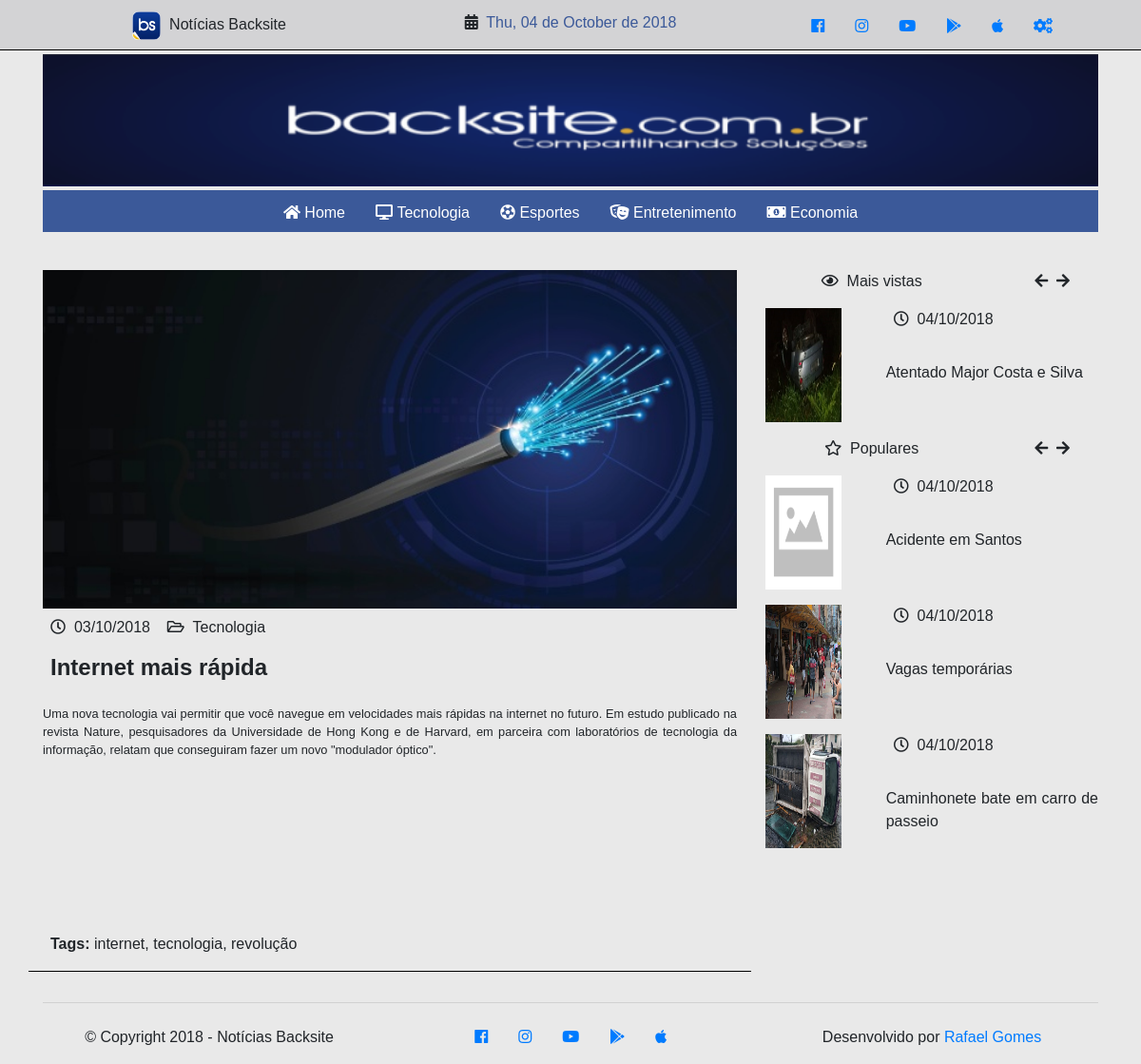
Screenshot of /rafaelfgomes/pages/technews.php with the database file from the repository.
### tables this page shows
CREATE TABLE `rafaelfgomes_tbl_news` (
  `id` int(11) NOT NULL AUTO_INCREMENT,
  `news_title` varchar(70) NOT NULL,
  `news_description` varchar(140) NOT NULL,
  `news_slug` varchar(160) NOT NULL,
  `news_keywords` varchar(45) NOT NULL,
  `news_content` varchar(500) NOT NULL,
  `news_image` varchar(180) NOT NULL,
  `category_id` int(11) NOT NULL,
  `created_at` timestamp NULL DEFAULT NULL,
  `updated_at` timestamp NULL DEFAULT NULL,
  PRIMARY KEY (`id`),
  KEY `fk_category` (`category_id`),
  CONSTRAINT `fk_category` FOREIGN KEY (`category_id`) REFERENCES `rafaelfgomes_tbl_categories` (`id`) ON UPDATE CASCADE
);

CREATE TABLE `rafaelfgomes_tbl_categories` (
  `id` int(11) NOT NULL AUTO_INCREMENT,
  `category_name` varchar(50) NOT NULL,
  PRIMARY KEY (`id`)
);

### rafaelfgomes/database/connection.php (called while the page is built, shortened)
<?php
class Connection
{
    private static $instance;
    public static function getInstance()
    {
        if (!isset(self::$instance)) {
            try {
                self::$instance = new PDO('mysql:host=' . HOST . ';dbname=' . DATABASE, USER, PASS);
                self::$instance->setAttribute(PDO::ATTR_ERRMODE, PDO::ERRMODE_EXCEPTION);
                self::$instance->setAttribute(PDO::ATTR_DEFAULT_FETCH_MODE, PDO::FETCH_OBJ);
            } catch (PDOException $e) {
                echo $e->getMessage();
            }
        }
        return self::$instance;
    }
    public static function prepare($sql)
    {
        return self::getInstance()->prepare($sql);
    }
}

### rafaelfgomes/pages/technews.php (the view, shortened to what this page needs)
<?php
  require_once '../database/connection.php';
  $stmtTech = Connection::prepare('SELECT tn.news_title, tn.news_description, tn.news_keywords, tn.news_content, tn.news_image, tn.created_at, tc.category_name FROM rafaelfgomes_tbl_news tn INNER JOIN rafaelfgomes_tbl_categories tc ON tn.category_id = tc.id WHERE tc.id = 1 ORDER BY tn.id DESC');
  $stmtTech->execute();
  $techNews = $stmtTech->fetchAll();
  $rowsTechNews = $stmtTech->rowCount();
?>
<!DOCTYPE html>
<html lang="pt-br">
  <head>
    <link rel="stylesheet" href="../css/styles.css" type="text/css">
  </head>
  <body>
    <?php include_once 'partials/_pagestop.php'; ?>
    <div class="container">
      <?php include_once 'partials/_pagesheader.php'; ?>
      <?php include_once 'partials/_pagesnavbar.php'; ?>
      <p>&nbsp;</p>
      <div class="row">
        <div class="col col-12 col-md-8">
          <?php
            if ($rowsTechNews >= 1) {
                $date = explode(' ', $techNews[0]->created_at);
                echo '<div class="row">';
                echo '  <div class="col col-12">';
                echo '    <img src="../images/' . $techNews[0]->news_image . '" class="img-fluid" width="800" height="350" alt="Destaque">';
                echo '  </div>';
                echo '  <div class="col col-12 pt-2">';
                echo '    <p class="text-left pl-2"><i class="far fa-clock"></i>&nbsp;&nbsp;' . date('d/m/Y', strtotime($date[0])) . '&nbsp;&nbsp;&nbsp;&nbsp;<i class="far fa-folder-open"></i>&nbsp;&nbsp;' . $techNews[0]->category_name . '</p>';
                echo '  </div>';
                echo '  <div class="col col-12 pb-3">';
                echo '    <p class="text-left pl-2 h4"><strong>' . $techNews[0]->news_title . '</strong></p>';
                echo '  </div>';
                echo '  <div class="col col-12 mh-100 pagescontent">';
                echo '    <p class="text-justify pb-5">' . $techNews[0]->news_content . '</p>';
                echo '  </div>';
                echo '  <div class="col col-12 featured">';
                echo '    <p class="text-left pl-2"><strong>Tags:&nbsp;</strong>' . $techNews[0]->news_keywords . '</p>';
                echo '  </div>';
                echo '</div>';
            }
          ?>
        </div>
        <div class="col col-12 col-md-4">
          <div class="row">
            <div class="col">
              <?php include_once 'partials/_sidenews.php'; ?>
            </div>
          </div>
        </div>
      </div>
    </div>
    <?php include_once '../partials/_footer.php'; ?>
  </body>
</html>

### rafaelfgomes/pages/partials/_sidenews.php (shortened to what this page needs)
<?php
  $stmt1 = Connection::prepare('SELECT tn.news_title, tn.news_description, tn.news_image, tn.created_at, tc.category_name FROM rafaelfgomes_tbl_news tn INNER JOIN rafaelfgomes_tbl_categories tc ON tn.category_id = tc.id WHERE tc.id = 7 ORDER BY tn.id DESC');
  $stmt1->execute();
  $mostViewedNews = $stmt1->fetchAll();
  $rowsNumberMost = $stmt1->rowCount();
  $stmt2 = Connection::prepare('SELECT tn.news_title, tn.news_description, tn.news_image, tn.created_at, tc.category_name FROM rafaelfgomes_tbl_news tn INNER JOIN rafaelfgomes_tbl_categories tc ON tn.category_id = tc.id WHERE tc.id = 6 ORDER BY tn.id DESC');
  $stmt2->execute();
  $popularNews = $stmt2->fetchAll();
  $rowsNumberPopular = $stmt2->rowCount();
?>
<div class="row">
  <div class="col">
    <div class="row pb-3">
      <div class="col col-8 col-md-8 text-center">
        <i class="far fa-eye"></i>&nbsp;&nbsp;<span class="h6">Mais vistas</span>
      </div>
      <div class="col col-4 col-md-4 text-center">
        <span class="arrow"><i class="fas fa-arrow-left"></i></span>&nbsp;&nbsp;<span class="arrow"><i class="fas fa-arrow-right"></i></span>
      </div>
    </div>
    <?php
    if ($rowsNumberMost >= 1) {
        $date = explode(' ', $mostViewedNews[0]->created_at);
        echo '<div class="row pb-3">';
        echo '  <div class="col-4">';
        echo '    <img src="../images/' . $mostViewedNews[0]->news_image . '" alt="Imagem Noticia" width="80" height="120">';
        echo '  </div>';
        echo '  <div class="col-8">';
        echo '    <div class="row">';
        echo '      <div class="col">';
        echo '        <p class="text-left pl-2"><i class="far fa-clock"></i>&nbsp;&nbsp;' . date('d/m/Y', strtotime($date[0])) . '</p>';
        echo '      </div>';
        echo '    </div>';
        echo '    <div class="row pt-3">';
        echo '      <div class="col">';
        echo '        <p class="text-justify">' . $mostViewedNews[0]->news_title . '</p>';
        echo '      </div>';
        echo '    </div>';
        echo '  </div>';
        echo ' </div>';
    }
    ?>
  </div>
</div>
<div class="row">
  <div class="col">
    <div class="row pb-3">
        <div class="col col-8 col-md-8 text-center">
          <i class="far fa-star"></i>&nbsp;&nbsp;<span class="h6">Populares</span>
        </div>
        <div class="col col-4 col-md-4 text-center">
          <span class="arrow"><i class="fas fa-arrow-left"></i></span>&nbsp;&nbsp;<span class="arrow"><i class="fas fa-arrow-right"></i></span>
        </div>
    </div>
    <?php
    if ($rowsNumberPopular >= 1) {
        $date = explode(' ', $popularNews[0]->created_at);
        echo '<div class="row pb-3">';
        echo '  <div class="col-4">';
        echo '    <img src="../images/' . $popularNews[0]->news_image . '" alt="Imagem Noticia" width="80" height="120">';
        echo '  </div>';
        echo '  <div class="col-8">';
        echo '    <div class="row">';
        echo '      <div class="col">';
        echo '        <p class="text-left pl-2"><i class="far fa-clock"></i>&nbsp;&nbsp;' . date('d/m/Y', strtotime($date[0])) . '</p>';
        echo '      </div>';
        echo '    </div>';
        echo '    <div class="row pt-3">';
        echo '      <div class="col">';
        echo '        <p class="text-justify">' . $popularNews[0]->news_title . '</p>';
        echo '      </div>';
        echo '    </div>';
        echo '  </div>';
        echo ' </div>';
    }
    if ($rowsNumberPopular >= 2) {
        $date = explode(' ', $popularNews[1]->created_at);
        echo '<div class="row pb-3">';
        echo '  <div class="col-4">';
        echo '    <img src="../images/' . $popularNews[1]->news_image . '" alt="Imagem Noticia" width="80" height="120">';
        echo '  </div>';
        echo '  <div class="col-8">';
        echo '    <div class="row">';
        echo '      <div class="col">';
        echo '        <p class="text-left pl-2"><i class="far fa-clock"></i>&nbsp;&nbsp;' . date('d/m/Y', strtotime($date[0])) . '</p>';
        echo '      </div>';
        echo '    </div>';
        echo '    <div class="row pt-3">';
        echo '      <div class="col">';
        echo '        <p class="text-justify">' . $popularNews[1]->news_title . '</p>';
        echo '      </div>';
        echo '    </div>';
        echo '  </div>';
        echo ' </div>';
    }
    if ($rowsNumberPopular >= 3) {
        $date = explode(' ', $popularNews[2]->created_at);
        echo '<div class="row pb-3">';
        echo '  <div class="col-4">';
        echo '    <img src="images/' . $popularNews[2]->news_image . '" alt="Imagem Noticia" width="80" height="120">';
        echo '  </div>';
        echo '  <div class="col-8">';
        echo '    <div class="row">';
        echo '      <div class="col">';
        echo '        <p class="text-left pl-2"><i class="far fa-clock"></i>&nbsp;&nbsp;' . date('d/m/Y', strtotime($date[0])) . '</p>';
        echo '      </div>';
        echo '    </div>';
        echo '    <div class="row pt-3">';
        echo '      <div class="col">';
        echo '        <p class="text-justify">' . $popularNews[2]->news_title . '</p>';
        echo '      </div>';
        echo '    </div>';
        echo '  </div>';
        echo ' </div>';
    }
    ?>
  </div>
</div>

### rafaelfgomes/css/styles.css (style rules this page uses)
body { font-family: "Trebuchet MS", "Lucida Sans Unicode", "Lucida Grande", "Lucida Sans", Arial, sans-serif; background-color: #e9e9e9; }
.pagescontent { font-size: 1.6vh; height: 240px; }
.leftnewstitle, .featured { border-bottom: 1px solid black; }

### rows the page displays
rafaelfgomes_tbl_news: news_image (picture), created_at "03/10/2018", category.category_name "Tecnologia", news_title "Internet mais rápida", news_content "Uma nova tecnologia vai permitir que você navegue em velocidades mais rápidas na internet no futuro. Em estudo publicado na revista Nature, pesquisadores da Universidade de Hong Kong e de Harvard, em parceira com laboratórios de tecnologia da informação, relatam que conseguiram fazer um novo \"modulador óptico\".", news_keywords "internet, tecnologia, revolução"
rafaelfgomes_tbl_news: news_image (picture), created_at "04/10/2018", news_title "Atentado Major Costa e Silva"
rafaelfgomes_tbl_news: news_image (placeholder picture), created_at "04/10/2018", news_title "Acidente em Santos"
rafaelfgomes_tbl_news: news_image (picture), created_at "04/10/2018", news_title "Vagas temporárias"
rafaelfgomes_tbl_news: news_image (picture), created_at "04/10/2018", news_title "Caminhonete bate em carro de passeio"
